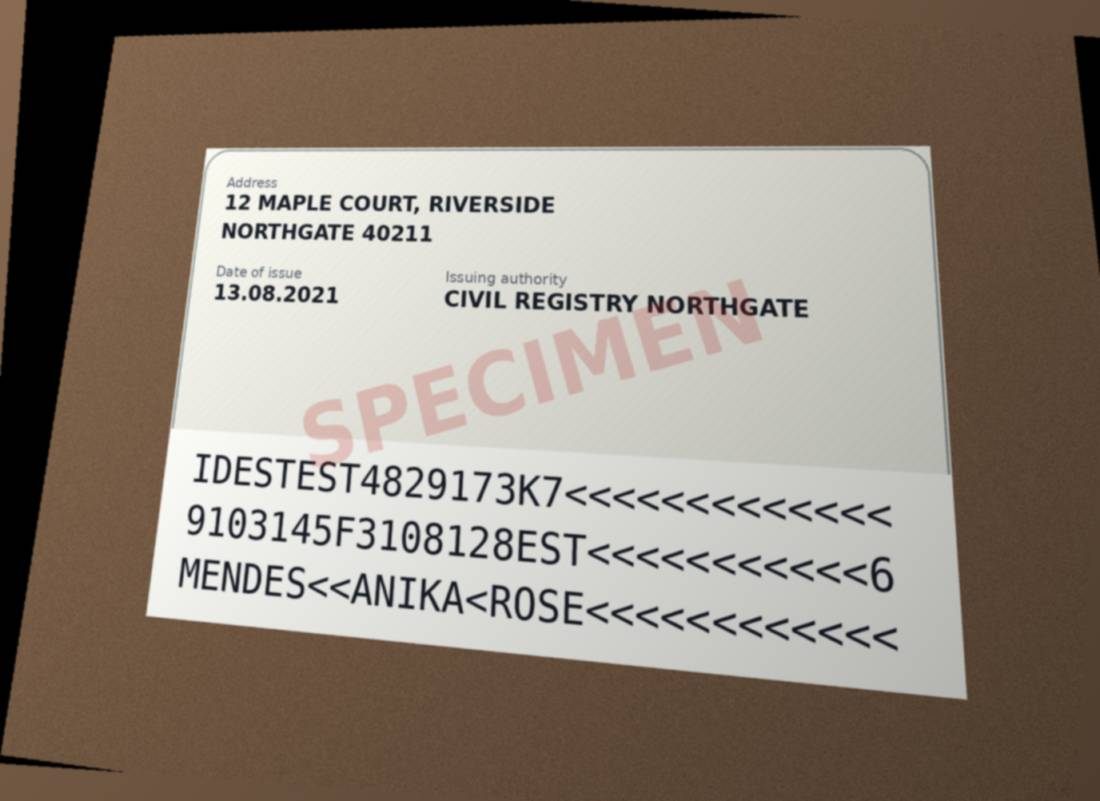
#> input picture tests/fixtures/documents/id-card-photo/back.jpg, 1100 x 801 px
$ python -i card.py   (imports and definitions only)
#> lines starting #> are read from the running program, lines starting #| are printed output that depends on the picture; after the words box and inside, x2 and y2 are one past the last pixel; in counts of white or black regions, pixels touching at a corner belong together
"""Card mask: find an ID-1 card (85.6 x 54 mm) in a photo or scan, and cut it
out as a flat, straight rectangle.

Two ways of finding the card are tried and the best rectangle wins:
  - edges: the card's outline in an edge map (photos on a desk, table, wood);
  - background: pixels that differ from the photo's border colour (a card on
    a scanned white page, whose edges are faint).
A photo that is already just the card is used as it is.

Only geometry here; the caller decides whether the card is upside down.
"""

from dataclasses import dataclass

import cv2
import numpy as np

CARD_RATIO = 85.6 / 54.0  # ID-1 width / height
RATIO_RANGE = (1.35, 1.75)  # allows for some perspective
FULL_RATIO_RANGE = (1.48, 1.70)  # a photo that is just the card
MIN_AREA = 0.03  # of the image: smaller than this is not the card
MAX_AREA = 0.85  # bigger is the photo itself (cards filling the photo use "full")
OUT_WIDTH = 1400
OUT_HEIGHT = round(OUT_WIDTH / CARD_RATIO)
DETECT_SIDE = 1000  # detection runs on a downscaled copy


@dataclass
class Card:
    image: np.ndarray  # flat card, landscape, OUT_WIDTH x OUT_HEIGHT
    method: str  # "edges", "background" or "full"
    corners: list  # [[x, y] x 4] in the original image: tl, tr, br, bl
    score: float


def find_card(image: np.ndarray) -> tuple[Card | None, str]:
    """The card, or None and why not ("not found", "several cards")."""
    h, w = image.shape[:2]
    scale = DETECT_SIDE / max(h, w) if max(h, w) > DETECT_SIDE else 1.0
    small = cv2.resize(image, (round(w * scale), round(h * scale)), interpolation=cv2.INTER_AREA) if scale < 1 else image

    candidates = [(quad, score, "edges") for quad, score in _edge_candidates(small)]
    candidates += [(quad, score, "background") for quad, score in _background_candidates(small)]

    if candidates:
        quad, score, method = max(candidates, key=lambda c: c[1])
        # A scan can hold both sides, or another card next to the ID card.
        # Cutting out one would lose the other, so read the page whole.
        if _another_card(quad, score, candidates):
            return None, "several cards"
        corners = _order(quad / scale)
        return Card(_warp(image, corners), method, corners.round().astype(int).tolist(), round(score, 3)), method

    # Already cropped to the card: the whole image has the card's shape. Kept
    # tight so phone photos (16:9 = 1.78) and A4 scans (1.41) don't qualify.
    ratio = max(w, h) / min(w, h)
    if FULL_RATIO_RANGE[0] <= ratio <= FULL_RATIO_RANGE[1]:
        corners = np.array([[0, 0], [w - 1, 0], [w - 1, h - 1], [0, h - 1]], dtype=np.float32)
        return Card(_warp(image, _order(corners)), "full", corners.astype(int).tolist(), 0.0), "full"

    return None, "not found"


def _another_card(best: np.ndarray, best_score: float, candidates) -> bool:
    """Is there a second card-sized outline that doesn't overlap the best one?"""
    best_area = cv2.contourArea(best)
    outline = best.reshape(-1, 1, 2)
    for quad, score, _ in candidates:
        area = cv2.contourArea(quad)
        if score < 0.5 * best_score or not 0.5 * best_area <= area <= 2 * best_area:
            continue
        center = quad.mean(axis=0)
        if cv2.pointPolygonTest(outline, (float(center[0]), float(center[1])), False) < 0:
            return True
    return False


def _edge_candidates(image: np.ndarray):
    gray = cv2.GaussianBlur(cv2.cvtColor(image, cv2.COLOR_BGR2GRAY), (5, 5), 0)
    found = []
    # Faint and strong outlines; closing bridges gaps in a broken outline.
    for low, high in ((30, 90), (60, 180)):
        edges = cv2.dilate(cv2.Canny(gray, low, high), np.ones((3, 3), np.uint8), iterations=2)
        found += _quads(edges, image.shape)
        closed = cv2.morphologyEx(edges, cv2.MORPH_CLOSE, np.ones((9, 9), np.uint8), iterations=2)
        found += _quads(closed, image.shape, filled=True)
    return found


def _background_candidates(image: np.ndarray):
    # Background colour = median of a thin frame around the image.
    blurred = cv2.GaussianBlur(image, (9, 9), 0)
    lab = cv2.cvtColor(blurred, cv2.COLOR_BGR2LAB).astype(np.float32)
    b = max(4, min(image.shape[:2]) // 40)
    frame = np.concatenate([lab[:b].reshape(-1, 3), lab[-b:].reshape(-1, 3), lab[:, :b].reshape(-1, 3), lab[:, -b:].reshape(-1, 3)])
    distance = np.linalg.norm(lab - np.median(frame, axis=0), axis=2)

    found = []
    # A light card on white paper differs by only a few units; a card on
    # wood needs a higher cut so the grain stays background. Try both.
    for cut in (12, 25):
        mask = (distance > cut).astype(np.uint8) * 255
        mask = cv2.morphologyEx(mask, cv2.MORPH_CLOSE, cv2.getStructuringElement(cv2.MORPH_RECT, (15, 15)), iterations=2)
        mask = cv2.morphologyEx(mask, cv2.MORPH_OPEN, np.ones((7, 7), np.uint8))
        found += _quads(mask, image.shape, filled=True)
    return found


def _quads(binary: np.ndarray, shape, filled: bool = False):
    """Card-shaped rectangles among the outlines in a binary image, scored."""
    h, w = shape[:2]
    mode = cv2.RETR_EXTERNAL if filled else cv2.RETR_LIST
    contours, _ = cv2.findContours(binary, mode, cv2.CHAIN_APPROX_SIMPLE)
    found = []

    for contour in contours:
        area = cv2.contourArea(contour)
        if area < MIN_AREA * w * h or area > MAX_AREA * w * h:
            continue

        rect = cv2.minAreaRect(contour)
        (rw, rh) = rect[1]
        if min(rw, rh) == 0:
            continue
        ratio = max(rw, rh) / min(rw, rh)
        if not RATIO_RANGE[0] <= ratio <= RATIO_RANGE[1]:
            continue

        # How well the outline fills its rectangle: a card is close to 1.
        fill = area / (rw * rh)
        if fill < 0.80:
            continue

        approx = cv2.approxPolyDP(contour, 0.02 * cv2.arcLength(contour, True), True)
        quad = approx.reshape(-1, 2).astype(np.float32) if len(approx) == 4 and cv2.isContourConvex(approx) else cv2.boxPoints(rect)

        # Prefer big, card-shaped, well-filled outlines.
        score = (area / (w * h)) ** 0.5 * fill * (1 - abs(ratio - CARD_RATIO) / CARD_RATIO)
        found.append((quad.astype(np.float32), score))

    return found


def _order(quad: np.ndarray) -> np.ndarray:
    """Corners as tl, tr, br, bl, with the long side on top."""
    quad = np.asarray(quad, dtype=np.float32).reshape(4, 2)
    s, d = quad.sum(axis=1), np.diff(quad, axis=1).ravel()
    ordered = np.array([quad[np.argmin(s)], quad[np.argmin(d)], quad[np.argmax(s)], quad[np.argmax(d)]], dtype=np.float32)

    top = np.linalg.norm(ordered[1] - ordered[0])
    side = np.linalg.norm(ordered[3] - ordered[0])
    if side > top:  # card stands upright in the photo: turn it a quarter
        ordered = np.roll(ordered, -1, axis=0)
    return ordered


def _warp(image: np.ndarray, corners: np.ndarray) -> np.ndarray:
    target = np.array([[0, 0], [OUT_WIDTH - 1, 0], [OUT_WIDTH - 1, OUT_HEIGHT - 1], [0, OUT_HEIGHT - 1]], dtype=np.float32)
    matrix = cv2.getPerspectiveTransform(np.asarray(corners, dtype=np.float32), target)
    return cv2.warpPerspective(image, matrix, (OUT_WIDTH, OUT_HEIGHT), flags=cv2.INTER_CUBIC, borderMode=cv2.BORDER_REPLICATE)

>>> import cv2
>>> picture = cv2.imread('../../tests/fixtures/documents/id-card-photo/back.jpg')
#> picture is the input picture: shape (801, 1100, 3); mean B, G, R 117.1, 128.6, 140.1
>>> result = find_card(picture)
#> the loop in _edge_candidates, `for low, high in ((30, 90), (60, 180)):` made 2 passes
#> pass 1, in _edge_candidates, `edges = cv2.dilate(cv2.Canny(gray, low, high), np.ones((3, 3), np.uint..`:
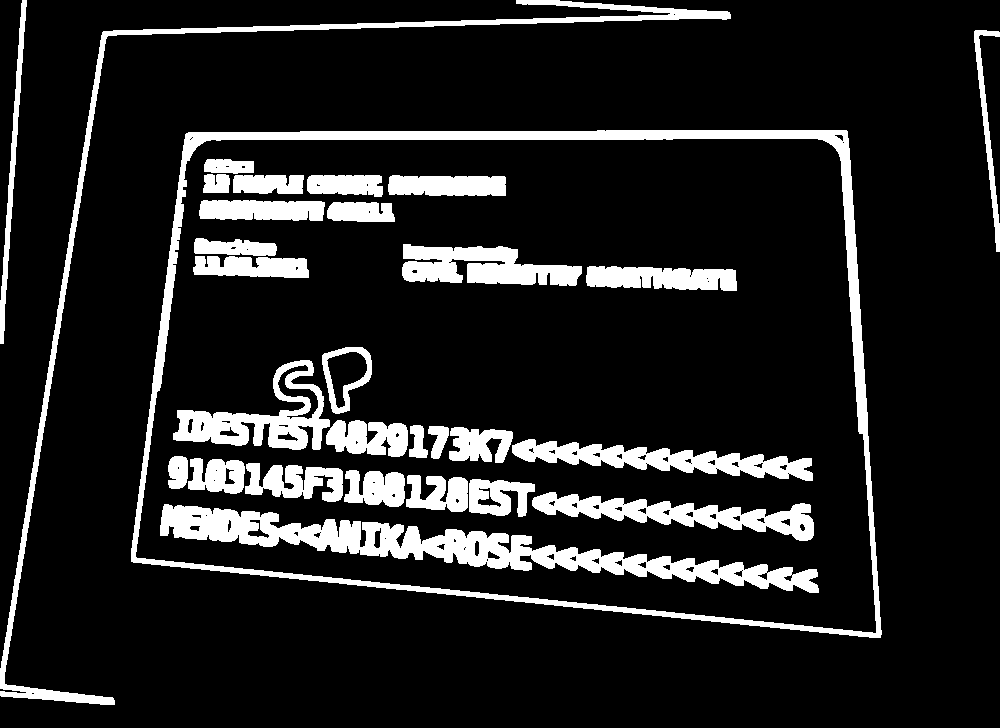
#> edges: shape (728, 1000); 13.2% white; 30 white regions, largest, box (x1, y1, x2, y2) and area: (131, 130, 882, 638) 17242, (160, 504, 819, 593) 15240, (0, 0, 731, 705) 9033
#> pass 1, in _edge_candidates, `closed = cv2.morphologyEx(edges, cv2.MORPH_CLOSE, np.ones((9, 9), np.u..`:
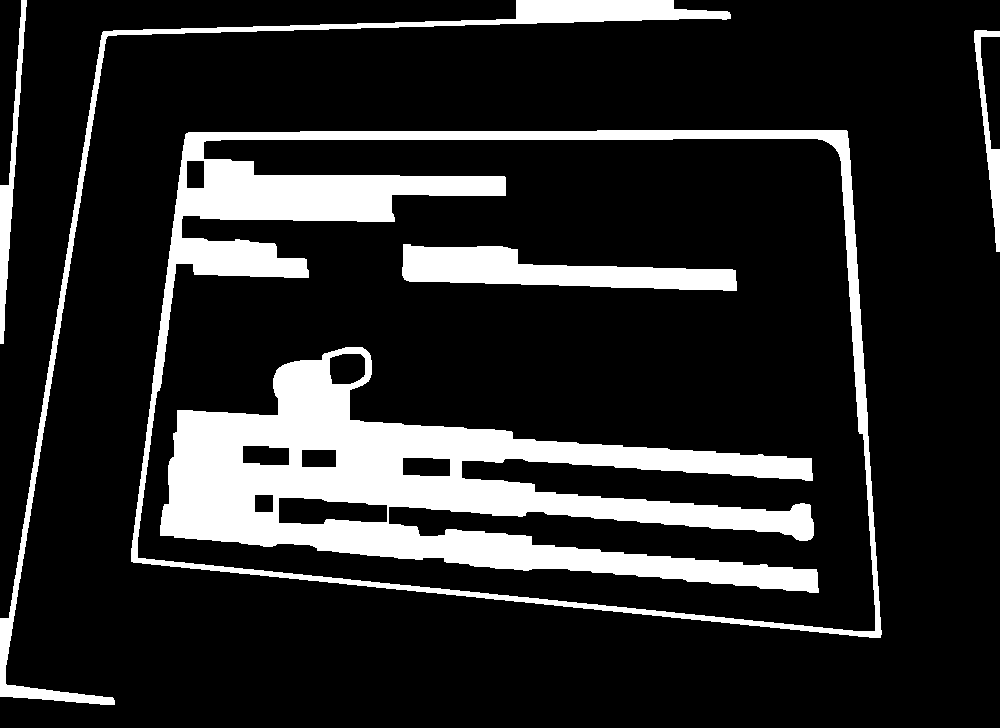
#> closed: shape (728, 1000); 16.5% white; 6 white regions, box (x1, y1, x2, y2) and area: (160, 347, 819, 593) 62483, (131, 130, 882, 638) 33679, (0, 0, 731, 705) 11134, (402, 244, 737, 291) 8728, (0, 0, 27, 344) 2327, (974, 30, 1000, 252) 1661
#> in find_card, `candidates = [(quad, score, "edges") for quad, score in _edge_candidat..`: candidates = 6 items
#> in _background_candidates, `lab = cv2.cvtColor(blurred, cv2.COLOR_BGR2LAB).astype(np.float32)`:
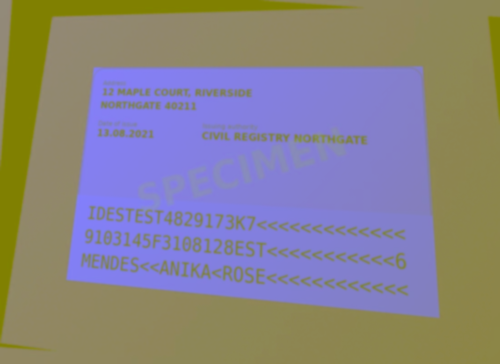
#> lab: shape (728, 1000, 3) float32 (shown at 1/2 size); mean B, G, R 136.4, 131.7, 136.5
#> in _background_candidates, `distance = np.linalg.norm(lab - np.median(frame, axis=0), axis=2)`:
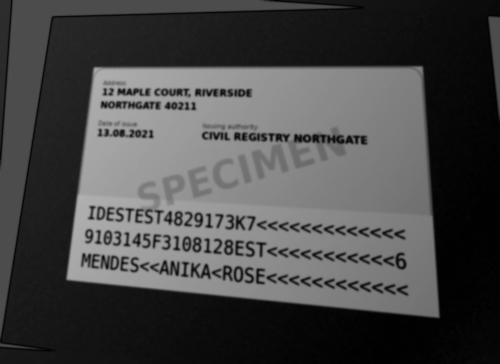
#> distance: shape (728, 1000) float32 (shown at 1/2 size); min 0, max 176.4, mean 71.2
#> after the loop in _background_candidates, `for cut in (12, 25):`:
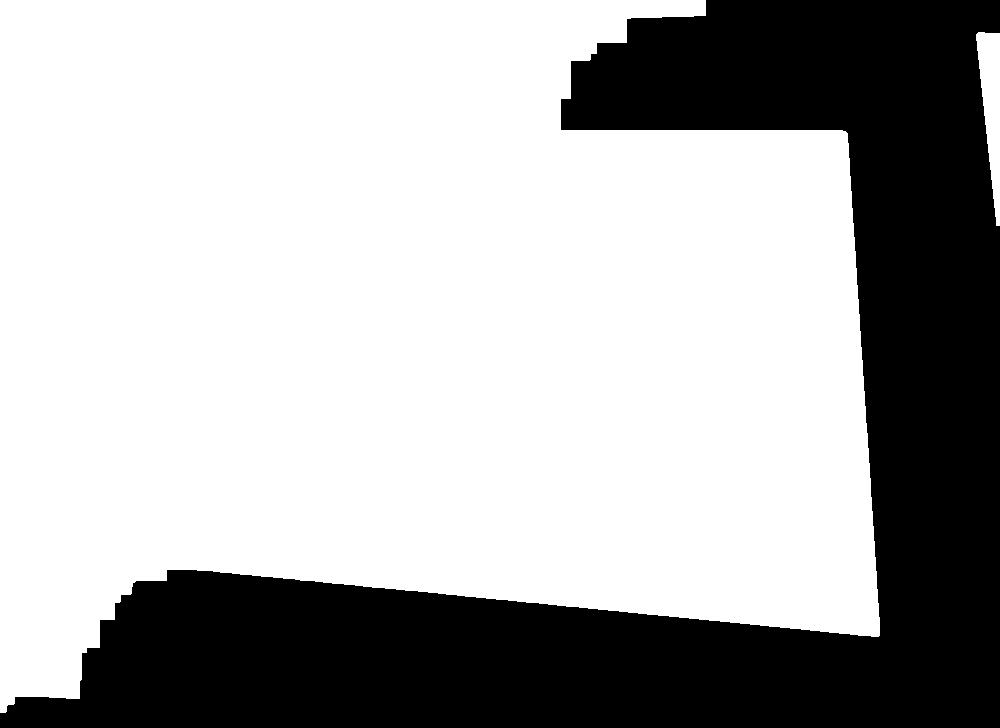
#> mask: shape (728, 1000); 68.2% white; 1 black region, box (x1, y1, x2, y2) and area: (0, 0, 1000, 728) 231386
#> after the loop in _background_candidates, `for cut in (12, 25):`: found = []
#> in find_card, `quad, score, method = max(candidates, key=lambda c: c[1])`: quad = [[847, 131], [186, 133], [131, 561], [880, 637]]; score = 0.56; method = 'edges'
#> in _another_card, `best_area = cv2.contourArea(best)`: best_area = 329642
#> in _another_card, `outline = best.reshape(-1, 1, 2)`: outline = [[847, 131], [186, 133], [131, 561], [880, 637]]
#> the loop in _another_card, `for quad, score, _ in candidates:` made 6 passes
#> (quad, score, area, center) on passes 1 to 5: ([[838, 152], [875, 633], [135, 556], [204, 141]], 0.556, 308480, [513, 370.5]), ([[847, 131], [186, 133], [131, 561], [880, 637]], 0.56, 329642, [511, 365.5]), ([[847, 131], [186, 133], [131, 561], [880, 637]], 0.56, 329642, [511, 365.5]), ([[843, 136], [875, 633], [135, 556], [192, 136]], 0.554, 319368, [511.2, 365.2]), ([[847, 131], [186, 133], [131, 561], [880, 637]], 0.56, 329642, [511, 365.5])
#> in _order, `quad = np.asarray(quad, dtype=np.float32).reshape(4, 2)`: quad = [[931.7, 144.1], [204.6, 146.3], [144.1, 617.1], [968, 700.7]]
#> in _order, `s, d = quad.sum(axis=1), np.diff(quad, axis=1).ravel()`: s = [1075.8, 350.9, 761.2, 1668.7]; d = [-787.6, -58.3, 473, -267.3]
#> in _order, `ordered = np.array([quad[np.argmin(s)], quad[np.argmin(d)], quad[np.ar..`: ordered = [[204.6, 146.3], [931.7, 144.1], [968, 700.7], [144.1, 617.1]]
#> in _order, `top = np.linalg.norm(ordered[1] - ordered[0])`: top = 727.1
#> in _order, `side = np.linalg.norm(ordered[3] - ordered[0])`: side = 474.7
#> in find_card, `corners = _order(quad / scale)`: corners has the same summary as ordered in _order
#> in _warp, `matrix = cv2.getPerspectiveTransform(np.asarray(corners, dtype=np.floa..`: matrix = [[2.45, 0.314, -546.7], [0.007, 2.31, -339.8], [0.000241, 0.000323, 1]]
#> in _warp, `return cv2.warpPerspective(image, matrix, (OUT_WIDTH, OUT_HEIGHT), fla..`:
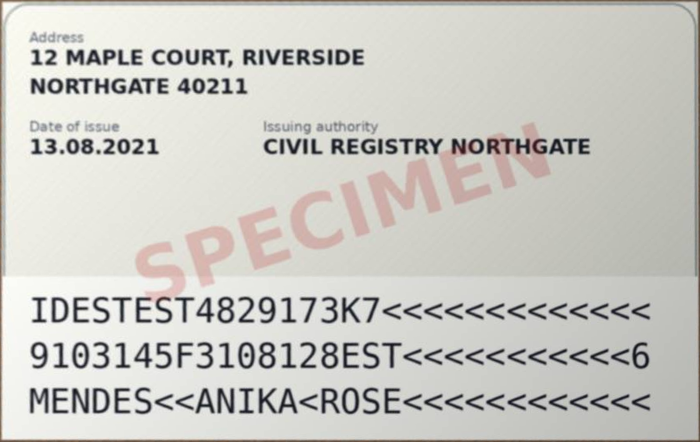
#> returned value: shape (883, 1400, 3) (shown at 1/2 size); mean of channels 0, 1, 2 195.4, 200.9, 202; drawn as B, G, R

$ run again, on tests/fixtures/documents/id-card-photo/front.jpg
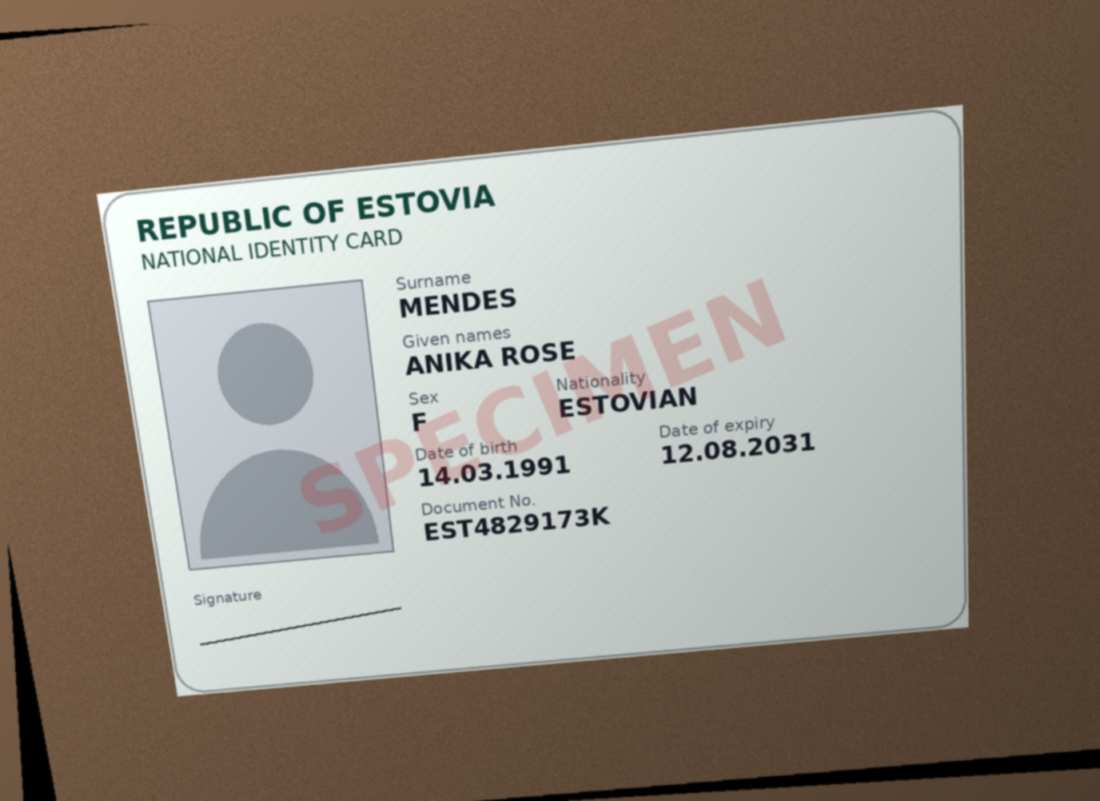
#> input picture tests/fixtures/documents/id-card-photo/front.jpg, 1100 x 801 px
#> picture is the input picture: shape (801, 1100, 3); mean B, G, R 127.2, 137.9, 145.7
#> the loop in _edge_candidates, `for low, high in ((30, 90), (60, 180)):` made 2 passes
#> pass 1, in _edge_candidates, `edges = cv2.dilate(cv2.Canny(gray, low, high), np.ones((3, 3), np.uint..`:
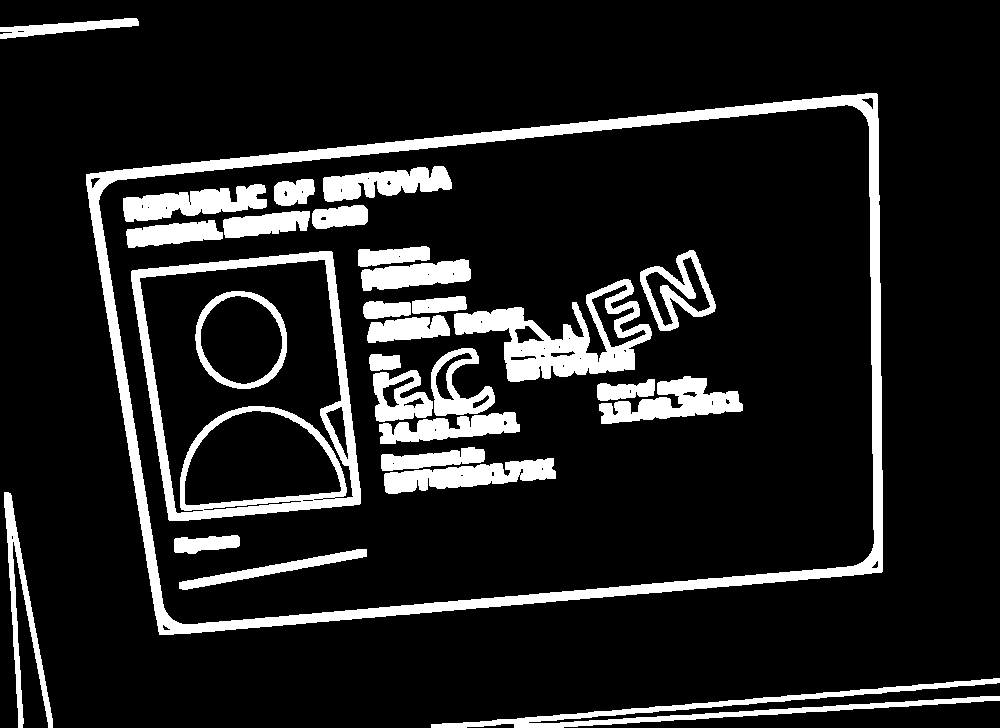
#> edges: shape (728, 1000); 12.7% white; 29 white regions, largest, box (x1, y1, x2, y2) and area: (86, 93, 883, 635) 24571, (131, 251, 361, 521) 10727, (454, 279, 652, 382) 7859
#> candidates = 6 items
#> after the loop in _background_candidates, `for cut in (12, 25):`: found = []
#> in find_card, `quad, score, method = max(candidates, key=lambda c: c[1])`: quad = [[877, 94], [86, 174], [159, 634], [881, 572]]; score = 0.632; method = 'edges'
#> best_area = 357532
#> outline = [[877, 94], [86, 174], [159, 634], [881, 572]]
#> the loop in _another_card, `for quad, score, _ in candidates:` made 6 passes
#> (quad, score, area, center) on passes 1 to 5: ([[866, 117], [862, 562], [167, 614], [109, 183]], 0.605, 319581, [501, 369]), ([[877, 94], [86, 174], [159, 634], [881, 572]], 0.632, 357532, [500.8, 368.5]), ([[877, 94], [86, 174], [159, 634], [881, 572]], 0.632, 357532, [500.8, 368.5]), ([[866, 117], [862, 562], [167, 614], [109, 183]], 0.605, 319581, [501, 369]), ([[877, 94], [86, 174], [159, 634], [881, 572]], 0.632, 357532, [500.8, 368.5])
#> in _order, `quad = np.asarray(quad, dtype=np.float32).reshape(4, 2)`: quad = [[964.7, 103.4], [94.6, 191.4], [174.9, 697.4], [969.1, 629.2]]
#> s = [1068.1, 286, 872.3, 1598.3]; d = [-861.3, 96.8, 522.5, -339.9]
#> ordered = [[94.6, 191.4], [964.7, 103.4], [969.1, 629.2], [174.9, 697.4]]
#> top = 874.5
#> side = 512.3
#> corners has the same summary as ordered in _order
#> matrix = [[1.57, -0.25, -101], [0.153, 1.52, -304.8], [1.17e-05, -0.000169, 1]]
#> in _warp, `return cv2.warpPerspective(image, matrix, (OUT_WIDTH, OUT_HEIGHT), fla..`:
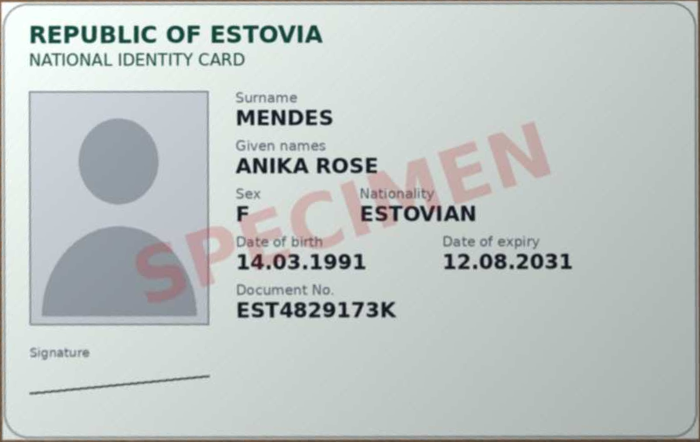
#> returned value: shape (883, 1400, 3) (shown at 1/2 size); mean of channels 0, 1, 2 195.5, 197.3, 190.2; drawn as B, G, R
